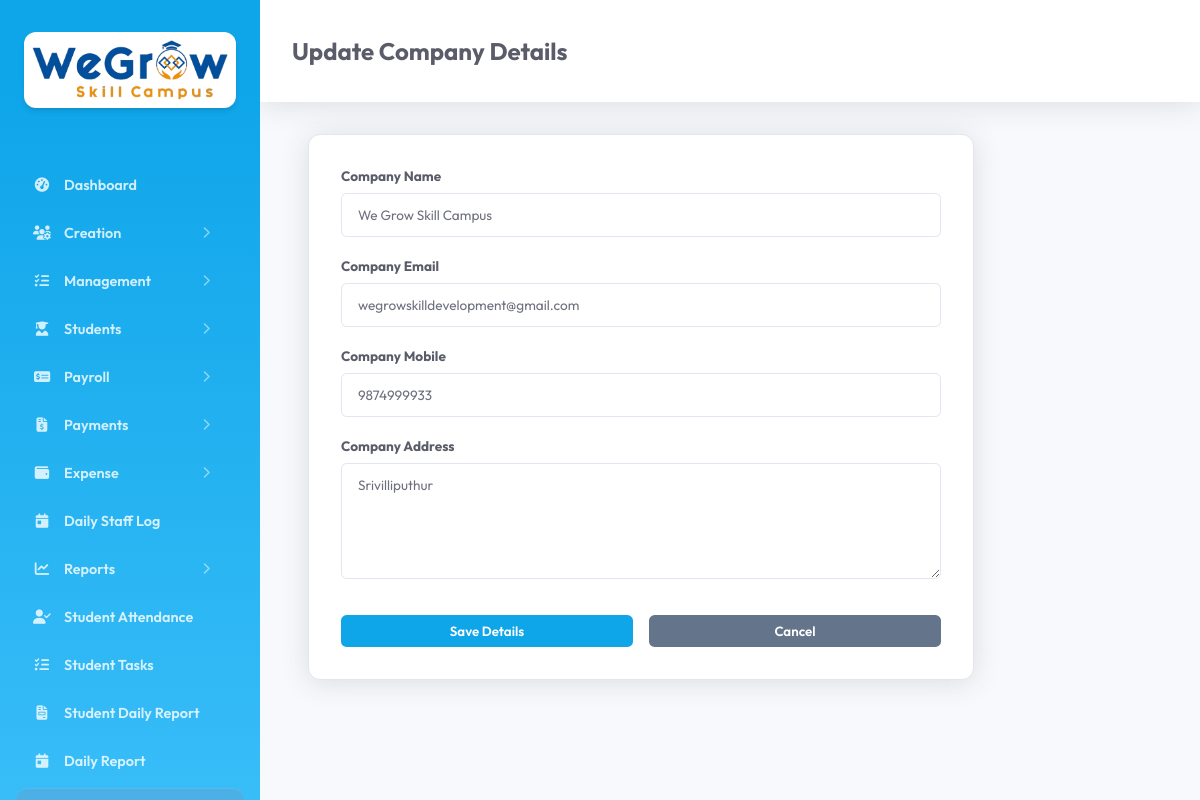
/edit_company.php (signed in), run on the app's committed database.
### tables this page shows
CREATE TABLE `tc_company` (
  `id` int(11) NOT NULL AUTO_INCREMENT,
  `created_date_time` datetime DEFAULT NULL,
  `updated_date_time` datetime DEFAULT NULL,
  `company_id` mediumtext DEFAULT NULL,
  `company_name` mediumtext DEFAULT NULL,
  `company_email` mediumtext DEFAULT NULL,
  `company_mobile` mediumtext DEFAULT NULL,
  `company_address` mediumtext DEFAULT NULL,
  `deleted` int(11) NOT NULL DEFAULT 0,
  `gst` mediumtext DEFAULT NULL,
  `branch` mediumtext DEFAULT NULL,
  `logo_image` mediumtext DEFAULT NULL,
  `company_details` longtext DEFAULT NULL,
  PRIMARY KEY (`id`)
);

### main/basic_functions.php (called while the page is built, shortened)
<?php
    class Basic_Functions extends Database {
        public $con;
        public function getCompanyId() {
            return $_SESSION['company_id'] ?? null;
        }
        public function getTableRecords($table, $field = '', $value = '', $orderby = 'id DESC') {
            $con = $this->con;
            $sql = "SELECT * FROM $table WHERE deleted = :deleted";
            $params = [":deleted" => 0];
            $company_id = $this->getCompanyId();
            if (!empty($field)) {
                $sql .= " AND $field = :$field";
                $params[":$field"] = $value;
            }
            $sql .= " ORDER BY $orderby";
            $stmt = $con->prepare($sql);
            $stmt->execute($params);
            return $stmt->fetchAll();
        }
    }
?>

### edit_company.php (the view, shortened to what this page needs)
<?php require_once 'common_file.php';
$company = $bf->getTableRecords($GLOBALS['company_table'], 'deleted', 0);
$comp = !empty($company) ? $company[0] : null;
?>
<!DOCTYPE html>
<html lang="en">
<head>
    <link rel="stylesheet" href="assets/css/style.css">
</head>
<body>
    <?php include 'sidebar.php'; ?>
    <div class="main-content">
        <div class="header">
            <h2><?php echo $comp ? 'Update Company Details' : 'Set Company Details'; ?></h2>
        </div>
        <div class="module-section" style="max-width: 600px;">
            <form id="companyForm">
                <div class="form-group">
                    <label>Company Name</label>
                    <input type="text" name="company_name" value="<?php echo $comp['company_name'] ?? ''; ?>" required>
                </div>
                <div class="form-group">
                    <label>Company Email</label>
                    <input type="email" name="company_email" value="<?php echo $comp['company_email'] ?? ''; ?>" required>
                </div>
                <div class="form-group">
                    <label>Company Mobile</label>
                    <input type="text" name="company_mobile" value="<?php echo $comp['company_mobile'] ?? ''; ?>" required>
                </div>
                <div class="form-group">
                    <label>Company Address</label>
                    <textarea name="company_address" rows="5"><?php echo $comp['company_address'] ?? ''; ?></textarea>
                </div>
                <div style="display: flex; gap: 1rem; margin-top: 2rem;">
                    <button type="submit" class="btn-add" style="flex: 1;">Save Details</button>
                    <button type="button" class="btn-add" style="flex: 1; background: #64748b;" onclick="window.location.href='company.php'">Cancel</button>
                </div>
            </form>
        </div>
    </div>
</body>
</html>

### assets/css/style.css (style rules this page uses)
:root { --primary: #0ea5e9; --primary-hover: #0284c7; --bg: #f8f9fc; --sidebar-bg: #0ea5e9; --sidebar-gradient: linear-gradient(180deg, #0ea5e9 10%, #38bdf8 100%); --card: #ffffff; --text: #5a5c69; --text-muted: #858796; --border: #e3e6f0; --sidebar-width: 260px; }
body { margin: 0; font-family: 'Outfit', sans-serif; background: var(--bg); color: var(--text); display: flex; min-height: 100vh; overflow-x: hidden; }
.main-content { flex-grow: 1; padding: 2rem 3rem; min-width: 0; }
.module-section { background: var(--card); padding: 2rem; border-radius: 0.75rem; border: 1px solid var(--border); box-shadow: 0 0.15rem 1.75rem 0 rgba(58, 59, 69, 0.15); margin-bottom: 2rem; }
.btn-add, .btn-save { background: var(--primary); color: white; border: none; padding: 0.5rem 1.25rem; border-radius: 0.35rem; cursor: pointer; font-family: inherit; font-weight: 600; transition: background 0.2s; }
.form-group { margin-bottom: 1.25rem; }
.form-group label { display: block; margin-bottom: 0.5rem; color: var(--text); font-weight: 700; font-size: 0.85rem; }
.form-group input, .form-group textarea, .form-group select { width: 100%; padding: 0.75rem 1rem; background: #ffffff; border: 1px solid var(--border); border-radius: 0.35rem; color: #6e707e; box-sizing: border-box; font-family: inherit; font-size: 0.85rem; }
.header { display: flex; justify-content: space-between; align-items: center; margin-bottom: 2rem; background: #fff; padding: 1rem 2rem; margin: -2rem -3rem 2rem -3rem; box-shadow: 0 0.15rem 1.75rem 0 rgba(58, 59, 69, 0.15); }

### data on the page
tc_company: company_name "We Grow Skill Campus", company_email "wegrowskilldevelopment@gmail.com", company_mobile "9874999933", company_address "Srivilliputhur"

### other printed values
$modules[$page_key] "Dashboard"
$item['title'] "Creation"
$item['title'] "Management"
$item['title'] "Students"
$item['title'] "Payroll"
$item['title'] "Payments"
$item['title'] "Expense"
$modules[$page_key] "Daily Staff Log"
$item['title'] "Reports"
$modules[$page_key] "Student Attendance"
$modules[$page_key] "Student Tasks"
$modules[$page_key] "Student Daily Report"
$modules[$page_key] "Daily Report"
